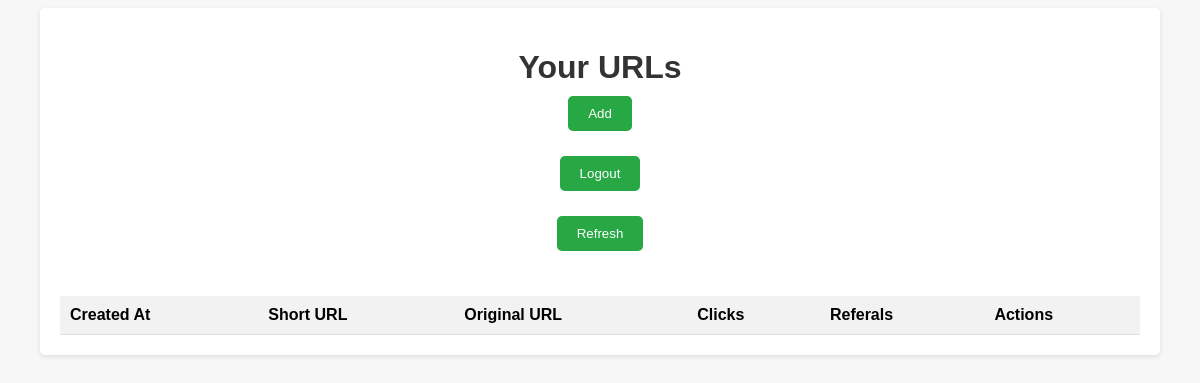
Page /dashboard/ (signed in) on the earlier database version.
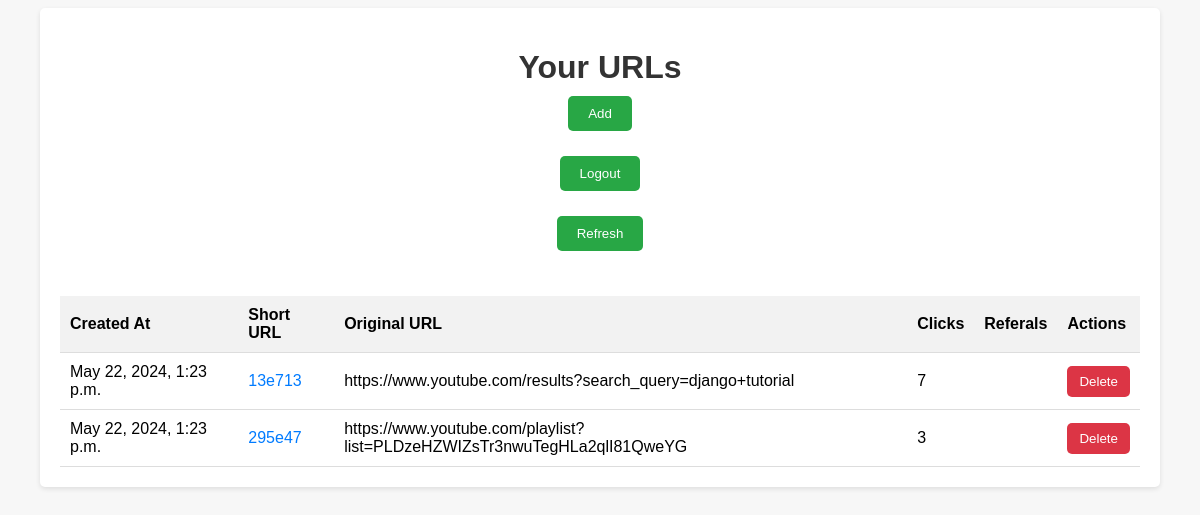
Same page on the later database version.
### url/models.py (models this page shows, shortened)
class URL(models.Model):
    user = models.ForeignKey(User, on_delete=models.CASCADE)
    original_url = models.URLField()
    short_url = models.CharField(max_length=15, unique=True)
    created_at = models.DateTimeField(auto_now_add=True)
    clicks = models.IntegerField(default=0)
    referral_sources = models.TextField(blank=True)

### url/views.py (the view)
# urls.py: path('dashboard/', views.dashboard, name='dashboard'),
@login_required
def dashboard(request):
    urls = URL.objects.filter(user=request.user)
    return render(request, 'dashboard.html', {'urls': urls})

### url/templates/dashboard.html (shortened to what this page needs)
<!DOCTYPE html>
<html>
<head>
    {% load static %}
    <link rel="stylesheet" href="{% static 'css/styles.css' %}">
</head>
<body>
    <div class="container">
        <h1>Your URLs</h1>
        <form action="{% url 'home' %}" method="GET">
            <button type="submit" class="add-btn">Add</button>
        </form>
        <form action="{% url 'logout' %}" method="GET">
            <button type="submit" class="add-btn">Logout</button>
        </form>
        <form action="{% url 'dashboard' %}" method="GET">
            <button type="submit" class="add-btn">Refresh</button>
        </form>
        <table>
            <thead>
                <tr>
                    <th>Created At</th>
                    <th>Short URL</th>
                    <th>Original URL</th>
                    <th>Clicks</th>
                    <th>Referals</th>
                    <th>Actions</th>
                </tr>
            </thead>
            <tbody>
                {% for url in urls %}
                    <tr>
                        <td>{{ url.created_at }}</td>
                        <td><a href="{{ url.short_url }}">{{ url.short_url }}</a></td>
                        <td>{{ url.original_url }}</td>
                        <td>{{ url.clicks }}</td>
                        <td>{{ url.referral_sources }}</td>
                        <td>
                            <form action="{% url 'delete_url' url.id %}" method="post">
                                <button type="submit" class="delete-btn">Delete</button>
                            </form>
                        </td>
                    </tr>
                {% endfor %}
            </tbody>
        </table>
    </div>
</body>
</html>

### url/static/css/styles.css (style rules this page uses)
body { font-family: Arial, sans-serif; background-color: #f7f7f7; }
.container { max-width: 1080px; margin: 0 auto; padding: 20px; background-color: #fff; border-radius: 5px; box-shadow: 0 2px 5px rgba(0, 0, 0, 0.1); display: flex; flex-direction: column; align-items: center; }
h1, h2 { color: #333; margin-bottom: 10px; }
table { width: 100%; border-collapse: collapse; margin-top: 20px; }
th, td { padding: 10px; border-bottom: 1px solid #ddd; }
th { background-color: #f2f2f2; text-align: left; }
td a { color: #007bff; text-decoration: none; }
.delete-btn { padding: 8px 12px; background-color: #dc3545; color: #fff; border: none; border-radius: 5px; cursor: pointer; transition: background-color 0.3s ease; }
.add-btn { margin-bottom: 25px; padding: 10px 20px; background-color: #28a745; color: #fff; border: none; border-radius: 5px; cursor: pointer; transition: background-color 0.3s ease; }

Differences in the rows shown:
added URL: created_at "May 22, 2024, 1:23 p.m.", short_url "13e713", original_url "https://www.youtube.com/results?search_query=django+tutorial", clicks "7"
added URL: created_at "May 22, 2024, 1:23 p.m.", short_url "295e47", original_url "https://www.youtube.com/playlist?list=PLDzeHZWIZsTr3nwuTegHLa2qlI81QweYG", clicks "3"
